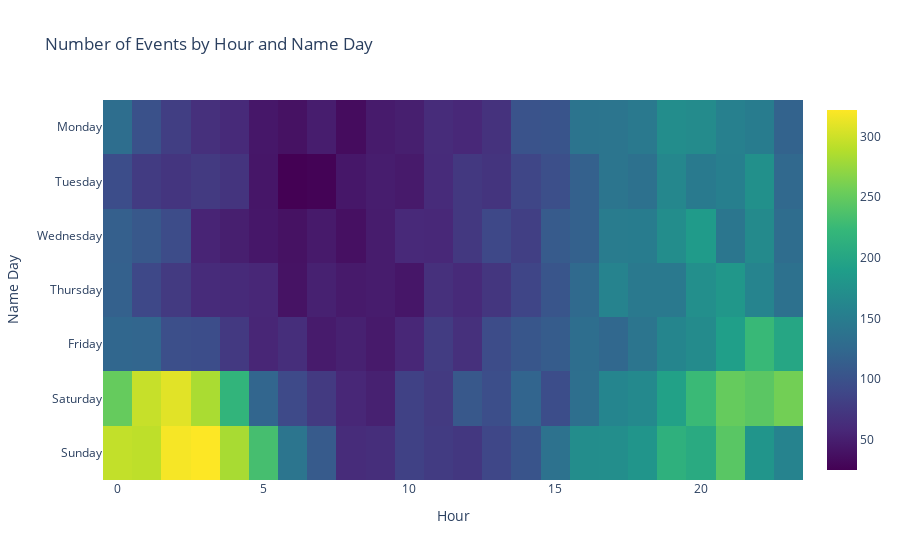

The cell this chart's notebook holds for it:
### Code cell
import pandas as pd
import plotly.graph_objects as go

# Assuming interventions_dataset is your DataFrame

# Define the order of the days of the week (reversed)
days_of_week_order = ['Sunday', 'Saturday', 'Friday', 'Thursday', 'Wednesday', 'Tuesday', 'Monday']

# Define the event type to display (change this based on your requirement)
selected_event_type = 'P002 - Agression - fight - rape'

# Filter the dataset based on the selected event type
filtered_df = interventions_dataset[interventions_dataset['eventtype_trip'] == selected_event_type]

# Group by t0_hour and t0_NameDay, and count occurrences
grouped = filtered_df.groupby([filtered_df['t0_DayName'], filtered_df['t0_Hour']]).size().unstack().fillna(0)

# Reorder the rows according to the reversed order of days
grouped = grouped.reindex(days_of_week_order)

# Create the heatmap
heatmap = go.Heatmap(
    z=grouped.values,
    x=grouped.columns,
    y=grouped.index,
    colorscale='Viridis'
)

# Create the figure
fig = go.Figure(data=heatmap)

# Update layout
fig.update_layout(
    title='Number of Events by Hour and Name Day',
    xaxis_title='Hour',
    yaxis_title='Name Day'
)

# Show the figure
fig.show()

### Figure 1 — Plotly figure (JSON) as saved in the notebook; plotly's stock layout.template omitted (floating-point values rounded to 4 significant figures; data arrays with more than 128 entries replaced by an {"elided": "..."} marker saying what was removed)
{"data": [{"colorscale": [[0, "#440154"], [0.1111, "#482878"], [0.2222, "#3e4989"], [0.3333, "#31688e"], [0.4444, "#26828e"], [0.5556, "#1f9e89"], [0.6667, "#35b779"], [0.7778, "#6ece58"], [0.8889, "#b5de2b"], [1, "#fde725"]], "type": "heatmap", "x": [0, 1, 2, 3, 4, 5, 6, 7, 8, 9, 10, 11, 12, 13, 14, 15, 16, 17, 18, 19, 20, 21, 22, 23], "y": ["Sunday", "Saturday", "Friday", "Thursday", "Wednesday", "Tuesday", "Monday"], "z": {"elided": "7x24 int values"}}], "layout": {"title": {"text": "Number of Events by Hour and Name Day"}, "xaxis": {"title": {"text": "Hour"}}, "yaxis": {"title": {"text": "Name Day"}}}}
